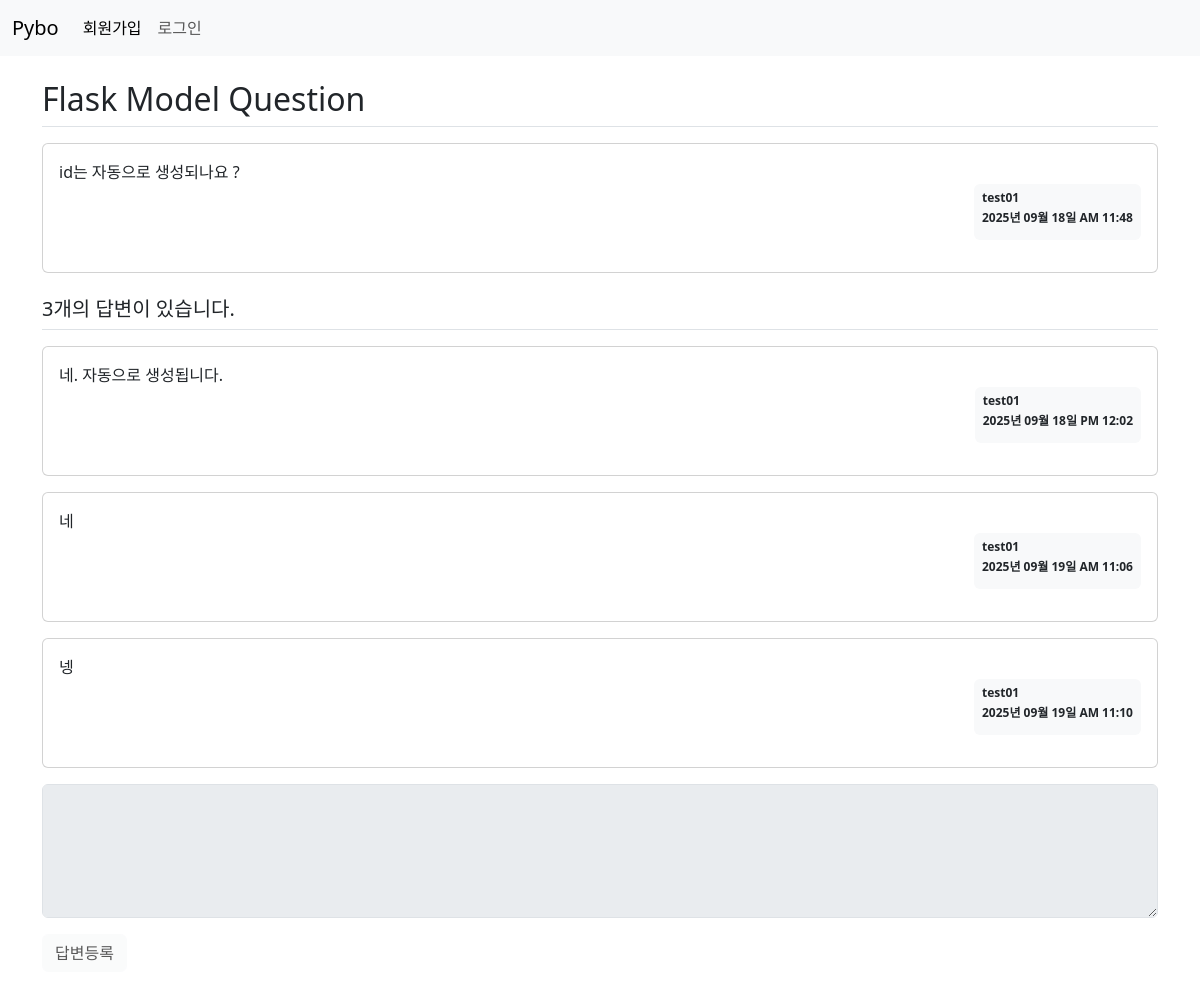
Screenshot of /question/detail/2/ with the database file from the repository.
### pybo/models.py (models this page shows)
class Question(db.Model):    # class() -> 괄호 안에 내용 : 다른 클래스를 상속받을 때 괄호 안에 씀
    id = db.Column(db.Integer, primary_key=True)
    subject = db.Column(db.String(200), nullable=False) # not null = nullable
    content = db.Column(db.Text(), nullable=False)
    create_date = db.Column(db.DateTime(), nullable=False)
    user_id = db.Column(db.Integer, db.ForeignKey('user.id', ondelete='CASCADE'), nullable=False)
    user = db.relationship('User', backref=db.backref('question_set'))
    modify_date = db.Column(db.DateTime(), nullable=True)
    image_path = db.Column(db.String(200), nullable=True)

class User(db.Model):
    id = db.Column(db.Integer, primary_key=True) # 테이블에서 유일하게 구분할 수 있는 값들
    username = db.Column(db.String(150), unique=True, nullable=False) # unique = 중복 X
    password = db.Column(db.String(200), nullable=False)
    email = db.Column(db.String(120), unique=True, nullable=False)

class Answer(db.Model):
    id = db.Column(db.Integer, primary_key=True)
    question_id = db.Column(db.Integer, db.ForeignKey('question.id', ondelete='CASCADE'))
    question = db.relationship('Question', backref=db.backref('answer_set')) # Question과 연결
    content = db.Column(db.Text(), nullable=False)
    create_date = db.Column(db.DateTime(), nullable=False)
    user_id = db.Column(db.Integer, db.ForeignKey('user.id', ondelete='CASCADE'), nullable=False)
    user = db.relationship('User', backref=db.backref('answer_set'))
    modify_date = db.Column(db.DateTime(), nullable=True)

### pybo/views/question_views.py (the view)
@bp.route('/detail/<int:question_id>/') # <url parameter> -> question 아이디만 받아서 원하는 부분만 보여줌 / 문자열로 고정하면 수정이 어려움
def detail(question_id):
    form = AnswerForm() # 질문 상세 템플릿에 답변 폼 추가
    question = Question.query.get_or_404(question_id)  # get 말고 get_or_404 쓰면 값이 없을 때 404 page를 보여줌 / ctrl누르고 클릭하면 함수 정의 보여줌
    return render_template('question/question_detail.html', question=question, form=form)

### pybo/forms.py
class AnswerForm(FlaskForm):
    content = TextAreaField('내용', validators=[DataRequired("내용은 필수입력 항목입니다.")])

### pybo/filter.py (called while the page is built)
def format_datetime(value, fmt='%Y년 %m월 %d일 %p %I:%M'):
    return value.strftime(fmt)

### pybo/views/auth_views.py (called while the page is built)
@bp.before_app_request
def load_logged_in_user():
    user_id = session.get('user_id')
    if user_id is None:
        g.user = None # 플라스크에서 사용하는 객체 g => 컨텍스트 변수, 요청 -> 응답 과정에서 유효함, 사용자의 정보를 기억
    else:
        g.user= User.query.get(int(user_id)) # user의 정보(id, pw, em ...)을 다 가져와서 g에 저장

### pybo/templates/question/question_detail.html (shortened to what this page needs)
{% extends 'base.html' %}
{% block content %}
<div class="container my-3">
    <h2 class="border-bottom py-2">{{ question.subject }}</h2>
    <div class="card my-3">
        <div class="card-body">
            <div class="card-text">
                {{ question.content }}
            </div>
             <div class="d-flex justify-content-end">
                <div class="badge bg-light text-dark p-2 text-start">
                    <p class="mb-2">{{ question.user.username }}</p>
                    <p class="mb-2">{{ question.create_date|datetime }}</p>
                </div>
            </div>
        </div>
    </div>
    <h5 class="border-bottom my-3 py-2">{{ question.answer_set|length }}개의 답변이 있습니다.</h5>
    {% for answer in question.answer_set %}
    <div class="card my-3">
        <div class="card-body">
            <div class="card-text">
                {{ answer.content }}
            </div>
            <div class="d-flex justify-content-end">
                <div class="badge bg-light text-dark p-2 text-start">
                    <p class="mb-2">{{ answer.user.username }}</p>
                    <p class="mb-2">{{ answer.create_date|datetime }}</p>
                </div>
            </div>
        </div>
    </div>
    {% endfor %}
    <form action="{{ url_for('answer.create', question_id= question.id)}}" method="post">
        <textarea {% if not g.user %} disabled {% endif %}
                  class="form-control" name="content" id="content" rows="5"></textarea>
        <button {% if not g.user %} disabled {% endif %}
                type="submit" class="btn btn-light mt-3">답변등록</button>
    </form>
</div>
{% endblock %}

### pybo/static/style.css (style rules this page uses)
textarea { width: 100%; }
button[type='submit'] { martin-top: 10px; }

### rows the page displays
Question: subject "Flask Model Question", content "id는 자동으로 생성되나요 ?", create_date "2025년 09월 18일 AM 11:48"
User: user.username "test01"
Answer: content "네. 자동으로 생성됩니다.", user.username "test01", create_date "2025년 09월 18일 PM 12:02"
Answer: content "네", user.username "test01", create_date "2025년 09월 19일 AM 11:06"
Answer: content "넹", user.username "test01", create_date "2025년 09월 19일 AM 11:10"

### other values shown
{{ question.answer_set|length }} "3"
